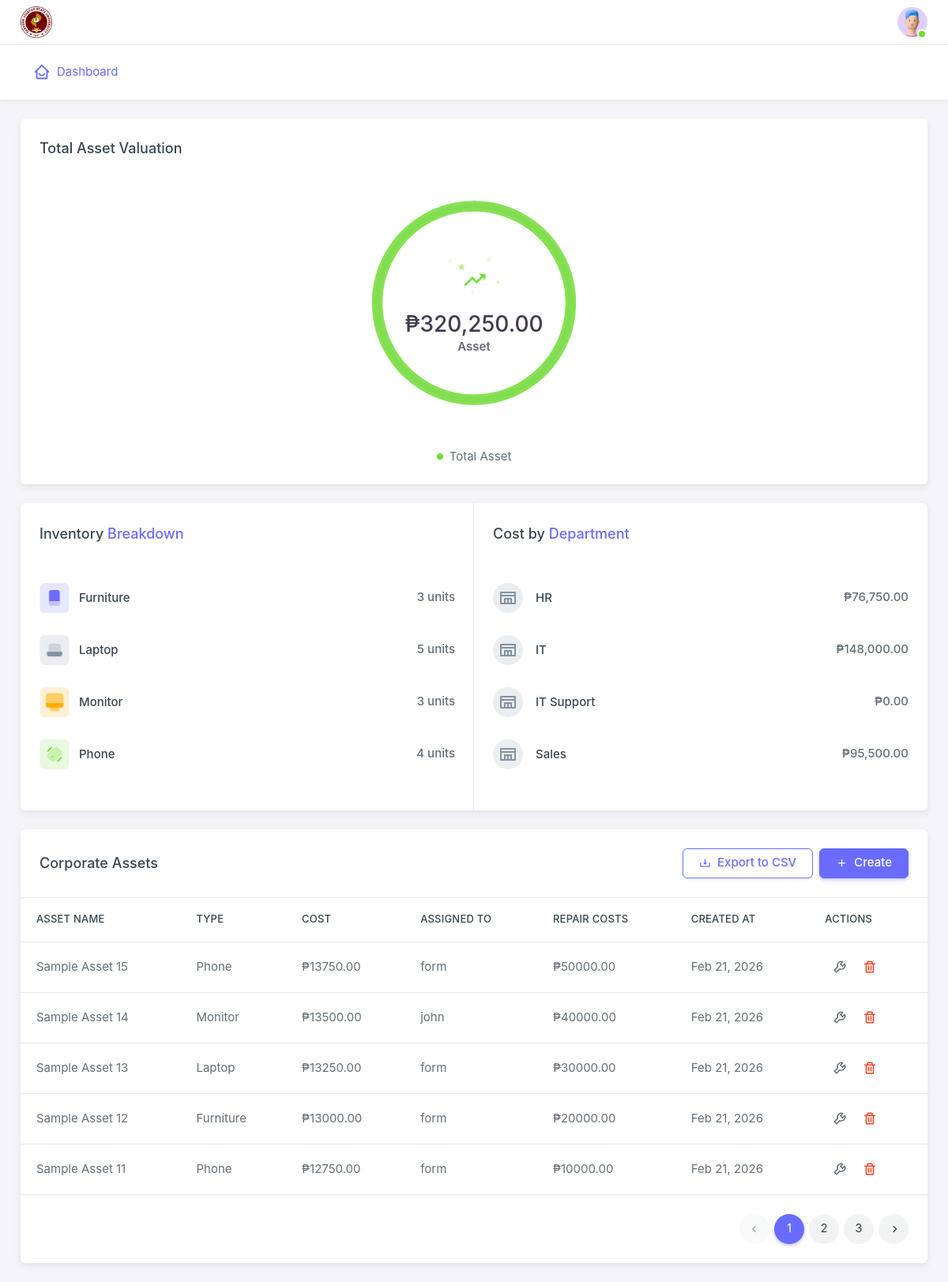
The page / (signed in) on the database its author committed.
### assets/models.py (models this page shows, shortened)
class TimeStampedModel(models.Model):
    created_at = models.DateTimeField(auto_now_add=True)
    updated_at = models.DateTimeField(auto_now=True)
    class Meta:
        abstract = True

class Asset(TimeStampedModel):
    ASSET_TYPES = (
        ('LAPTOP', 'Laptop'),
        ('MONITOR', 'Monitor'),
        ('PHONE', 'Phone'),
        ('FURNITURE', 'Furniture'),
    )
    name = models.CharField(max_length=100)
    asset_type = models.CharField(max_length=20, choices=ASSET_TYPES)
    cost = models.DecimalField(max_digits=10, decimal_places=2)
    assigned_to = models.ForeignKey(User, on_delete=models.SET_NULL, null=True, blank=True, related_name='assets')

class User(AbstractUser):
    is_manager = models.BooleanField(default=False)
    department = models.ForeignKey(
        Department,
        on_delete=models.SET_NULL,
        null=True,
        blank=True,
        related_name='users',
    )

### assets/views.py (the view)
# urls.py: path('', DashboardView.as_view(), name='dashboard'),
class DashboardView(LoginRequiredMixin, TemplateView):
    template_name = "assets/dashboard.html"
    def get_context_data(self, **kwargs):
        context = super().get_context_data(**kwargs)
        total_cost = Asset.objects.aggregate(total=Sum("cost"))["total"] or 0
        context["total_asset_value"] = total_cost
        context["assets_by_type"] = (
            Asset.objects.values("asset_type")
            .annotate(count=Count("id"))
            .order_by("asset_type")
        )
        context["cost_by_department"] = (
            Department.objects.annotate(
                total_cost=Coalesce(
                    Sum("users__assets__cost"),
                    Value(0),
                    output_field=DecimalField(max_digits=10, decimal_places=2),
                )
            )
            .values("name", "total_cost")
            .order_by("name")
        )
        assets_queryset = (
            Asset.objects.select_related("assigned_to")
            .annotate(
                repair_total=Coalesce(
                    Sum("maintenance_logs__cost"),
                    Value(0),
                    output_field=DecimalField(max_digits=10, decimal_places=2),
                )
            )
            .order_by("-created_at")
        )
        paginator = Paginator(assets_queryset, 5)
        page_number = self.request.GET.get("page")
        assets_page = paginator.get_page(page_number)
        context["assets"] = assets_page
        context["page_obj"] = assets_page
        context["is_paginated"] = assets_page.has_other_pages()
        context["asset_form"] = AssetForm()
        context["maintenance_form"] = MaintenanceForm()
        return context

### assets/templates/assets/dashboard.html (shortened to what this page needs)
{% extends "assets/base.html" %}
{% block stylesheets %}
  {% load static %}
  <link rel="stylesheet" href="{% static 'css/libs/apex-charts.css' %}">
  <link rel="stylesheet" href="{% static 'css/pages/demo.css' %}">
{% endblock stylesheets %}
{% block content %}
  {% load humanize %}
  <div class="layout-wrapper layout-navbar-full layout-horizontal layout-without-menu">
    <div class="layout-container">
      <nav class="layout-navbar navbar navbar-expand-xl align-items-center" id="layout-navbar">
        <div class="container-xxl">
          <div class="navbar-brand app-brand demo d-none d-xl-flex py-0 me-4">
            <a href="#" class="app-brand-link gap-2 cursor-pointer">
              <img src="{% static 'images/EVSU.png' %}" alt="EVSU" style="width: 40px;">
            </a>
          </div>
          <div class="navbar-nav-right d-flex align-items-center justify-content-end" id="navbar-collapse">
            <ul class="navbar-nav flex-row align-items-center ms-md-auto">
              <li class="nav-item navbar-dropdown dropdown-user dropdown">
                <a
                  class="nav-link dropdown-toggle hide-arrow p-0"
                  href="javascript:void(0);">
                  <div class="avatar avatar-online">
                    <img src="{% static 'images/1.png' %}" alt class="rounded-circle" />
                  </div>
                </a>
              </li>
            </ul>
          </div>
        </div>
      </nav>
      <div class="layout-page">
        <div class="content-wrapper">
          <aside id="layout-menu" class="layout-menu-horizontal menu-horizontal menu flex-grow-0">
            <div class="container-xxl d-flex h-100">
              <ul class="menu-inner py-1">
                <li class="menu-item active">
                  <a href="/" class="menu-link">
                    <i class="menu-icon icon-base bx bx-home-smile"></i>
                    <div data-i18n="Dashboard">Dashboard</div>
                  </a>
                </li>
              </ul>
            </div>
          </aside>
          <div class="container-xxl flex-grow-1 container-p-y">
            <div class="row">
              <div class="col-12 col-xxl-4 mb-6">
                <div class="card h-100">
                  <div class="card-header d-flex align-items-center justify-content-between">
                    <h5 class="card-title m-0 me-2">Total Asset Valuation</h5>
                  </div>
                  <div id="assetStats"></div>
                  <div class="card-body">
                    <div class="d-flex justify-content-center align-items-center gap-4">
                      <div class="d-flex align-items-center">
                        <span class="badge badge-dot bg-success me-2"></span> Total Asset
                      </div>
                    </div>
                  </div>
                </div>
              </div>
              <div class="col-12 col-xxl-8 mb-6">
                <div class="card h-100">
                  <div class="row row-bordered g-0 h-100">
                    <div class="col-md-6">
                      <div class="card-header d-flex align-items-center justify-content-between">
                        <h5 class="card-title m-0 me-2">Inventory <span class="text-primary">Breakdown</span></h5>
                      </div>
                      <div class="card-body pt-6">
                        <ul class="p-0 m-0">
                          {% for item in assets_by_type %}
                            <li class="d-flex align-items-center mb-7">
                              <div class="avatar flex-shrink-0 me-3">
                                <img src="{% static 'images/'|add:item.asset_type|lower|add:'.png' %}" class="rounded" alt="{{ item.asset_type|title }}" />
                              </div>
                              <div class="d-flex w-100 flex-wrap align-items-center justify-content-between gap-2">
                                <div class="me-2">
                                  <h6 class="mb-0">{{ item.asset_type|title }}</h6>
                                </div>
                                <div class="user-progress d-flex align-items-center gap-1">
                                  <span class="fw-medium">{{ item.count }} units</span>
                                </div>
                              </div>
                            </li>
                          {% empty %}
                            <li class="d-flex align-items-center justify-content-center mb-7">
                              <h1 class="text-secondary">No assets found.</h1>
                            </li>
                          {% endfor %}
                        </ul>
                      </div>
                    </div>
                    <div class="col-md-6">
                      <div class="card-header d-flex align-items-center justify-content-between">
                        <h5 class="card-title m-0 me-2">Cost by <span class="text-primary">Department</span></h5>
                      </div>
                      <div class="card-body pt-6">
                        <ul class="p-0 m-0">
                          {% for item in cost_by_department %}
                            <li class="d-flex align-items-center mb-7">
                              <div class="avatar-wrapper">
                                <div class="avatar me-4">
                                  <span class="avatar-initial rounded-circle bg-label-secondary">
                                    <i class="icon-base bx bx-department-store icon-lg"></i>
                                  </span>
                                </div>
                              </div>
                              <div class="d-flex w-100 flex-wrap align-items-center justify-content-between gap-2">
                                <div class="me-2">
                                  <h6 class="mb-0">{{ item.name }}</h6>
                                </div>
                                <div class="user-progress d-flex align-items-center gap-3">
                                  <span class="fw-medium"><span class="fw-medium">₱{{ item.total_cost|floatformat:2|intcomma }}</span></span>
                                </div>
                              </div>
                            </li>
                          {% empty %}
                            <tr>
                              <div class="d-flex align-items-center justify-content-center mb-7">
                                <h1 class="text-secondary">No departments found.</h1>
                              </div>
                            </tr>
                          {% endfor %}
                        </ul>
                      </div>
                    </div>
                  </div>
                </div>
              </div>
            </div>
            <div class="row">
              <div class="col-12">
                <div class="card">
                  <div class="d-flex card-header align-items-center justify-content-between">
                    <h5 class="m-0">Corporate Assets</h5>
                    <div class="d-flex align-items-center gap-2">
                      <a href="{% url 'export-assets-csv' %}" class="btn btn-outline-primary">
                        <i class="bx bx-download"></i><span class="ms-2 d-none d-md-block">Export to CSV</span>
                      </a>
                      <button type="button" id="openModalBtn" class="btn btn-primary">
                        <i class="bx bx-plus"></i><span class="ms-2 d-none d-md-block">Create</span>
                      </button>
                    </div>
                  </div>
                  <div class="table-responsive text-nowrap">
                    <table class="table">
                      <thead>
                        <tr>
                          <th>Asset Name</th>
                          <th>Type</th>
                          <th>Cost</th>
                          <th>Assigned To</th>
                          <th>Repair Costs</th>
                          <th>Created At</th>
                          <th>Actions</th>
                        </tr>
                      </thead>
                      <tbody>
                        {% for asset in assets %}
                        <tr>
                          <td>{{ asset.name }}</td>
                          <td>{{ asset.get_asset_type_display }}</td>
                          <td>₱{{ asset.cost }}</td>
                          <td>
                            {% if asset.assigned_to %}
                              {{ asset.assigned_to.username }}
                            {% else %}
                              <span style="color:red">Unassigned</span>
                            {% endif %}
                          </td>
                          <td>₱{{ asset.repair_total|floatformat:2 }}</td>
                          <td>{{ asset.created_at|date:"M d, Y" }}</td>
                          <td>
                            <div class="d-flex align-items-center">
                              <a href="{% url 'asset-maintain' asset.pk %}"
                                class="btn btn-icon open-maintenance-modal"
                                data-action="{% url 'asset-maintain' asset.pk %}"
                                data-asset-name="{{ asset.name }}"
                                data-assigned-to="{% if asset.assigned_to %}{{ asset.assigned_to.username }}{% else %}Unassigned{% endif %}">
                                <i class="icon-base bx bx-spanner icon-sm"></i>
                              </a>
                              <form method="post"
                                action="{% url 'asset-delete' asset.pk %}"
                                style="display:inline;"
                                onsubmit="return confirm('Delete this asset?');">
                              <button type="submit" class="btn btn-icon item-delete">
                                <i class="icon-base bx bx-trash icon-sm text-danger"></i>
                              </button>
                              </form>
                            </div>
                          </td>
                        </tr>
                        {% empty %}
                        <tr>
                          <td colspan="7" class="text-center py-4 text-muted">No assets found.</td>
                        </tr>
                        {% endfor %}
                      </tbody>
                    </table>
                  </div>
                  {% if assets.has_other_pages %}
                  <div class="card-footer">
                    <nav aria-label="Corporate assets pagination">
                      <ul class="pagination justify-content-end mb-0">
                        <li class="page-item {% if not assets.has_previous %}disabled{% endif %}">
                          {% if assets.has_previous %}
                          <a class="page-link" href="?page={{ assets.previous_page_number }}"><i class="icon-base bx bx-chevron-left icon-sm"></i></a>
                          {% else %}
                          <span class="page-link"><i class="icon-base bx bx-chevron-left icon-sm"></i></span>
                          {% endif %}
                        </li>
                        {% for num in assets.paginator.page_range %}
                        <li class="page-item {% if assets.number == num %}active{% endif %}">
                          <a class="page-link" href="?page={{ num }}">{{ num }}</a>
                        </li>
                        {% endfor %}
                        <li class="page-item {% if not assets.has_next %}disabled{% endif %}">
                          {% if assets.has_next %}
                          <a class="page-link" href="?page={{ assets.next_page_number }}"><i class="icon-base bx bx-chevron-right icon-sm"></i></a>
                          {% else %}
                          <span class="page-link"><i class="icon-base bx bx-chevron-right icon-sm"></i></span>
                          {% endif %}
                        </li>
                      </ul>
                    </nav>
                  </div>
                  {% endif %}
                </div>
              </div>
            </div>
          </div>
        </div>
      </div>
    </div>
  </div>
{% endblock %}
{% block scripts %}
  {% load static %}
{% endblock scripts %}

### assets/templates/assets/base.html (shortened to what this page needs)
<!DOCTYPE html>
<html>
<head>
  {% load static %}
  <link rel="stylesheet" href="{% static 'css/fonts/output.css' %}">
  <link rel="stylesheet" href="{% static 'css/themes/output.css' %}">
  <link rel="stylesheet" href="{% static 'css/libs/notyf.css' %}">
  {% block stylesheets %}{% endblock stylesheets %}
</head>
<body>
  {% block content %}{% endblock %}
  {% load static %}
</body>
</html>

### rows shown on the page
Asset: name "Sample Asset 15", asset_type "Phone", cost "13750.00", assigned_to.username "form", repair_total "50000.00", created_at "Feb 21, 2026"
Asset: name "Sample Asset 14", asset_type "Monitor", cost "13500.00", assigned_to.username "john", repair_total "40000.00", created_at "Feb 21, 2026"
Asset: name "Sample Asset 13", asset_type "Laptop", cost "13250.00", assigned_to.username "form", repair_total "30000.00", created_at "Feb 21, 2026"
Asset: name "Sample Asset 12", asset_type "Furniture", cost "13000.00", assigned_to.username "form", repair_total "20000.00", created_at "Feb 21, 2026"
Asset: name "Sample Asset 11", asset_type "Phone", cost "12750.00", assigned_to.username "form", repair_total "10000.00", created_at "Feb 21, 2026"

### other values the page prints
{{ item.asset_type|title }} "Furniture" "Laptop" "Monitor" "Phone"
{{ item.count }} "3" "5" "3" "4"
{{ item.name }} "HR" "IT" "IT Support" "Sales"
{{ item.total_cost|floatformat:2|intcomma }} "76,750.00" "148,000.00" "0.00" "95,500.00"
{{ num }} "1" "2" "3"
